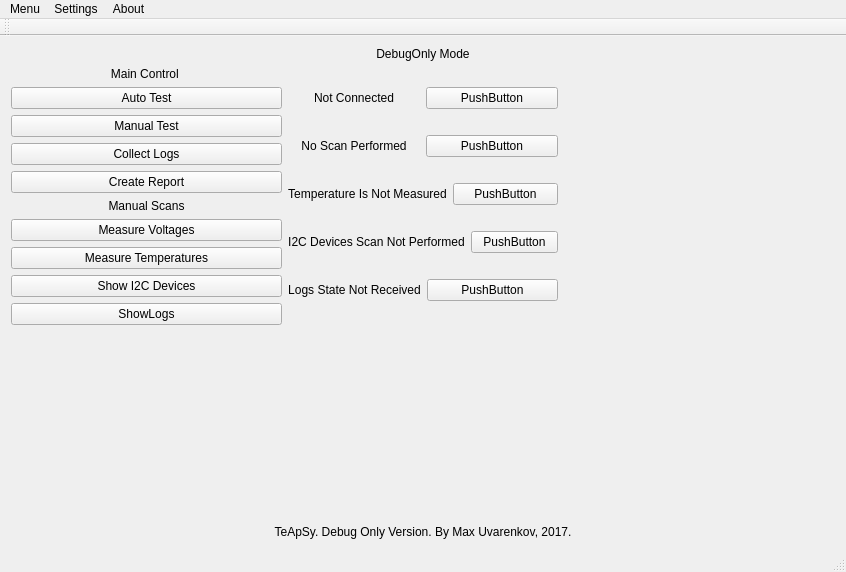
<?xml version="1.0" encoding="UTF-8"?>
<ui version="4.0">
 <class>MainWindow</class>
 <widget class="QMainWindow" name="MainWindow">
  <property name="geometry">
   <rect>
    <x>0</x>
    <y>0</y>
    <width>846</width>
    <height>572</height>
   </rect>
  </property>
  <property name="windowTitle">
   <string>MainWindow</string>
  </property>
  <widget class="QWidget" name="centralWidget">
   <layout class="QGridLayout" name="gridLayout">
    <item row="3" column="0">
     <layout class="QHBoxLayout" name="lt_MainBoardWidget">
      <item>
       <widget class="MainBoardWidget" name="wt_MainBoard" native="true">
        <property name="sizePolicy">
         <sizepolicy hsizetype="Minimum" vsizetype="Expanding">
          <horstretch>0</horstretch>
          <verstretch>0</verstretch>
         </sizepolicy>
        </property>
       </widget>
      </item>
     </layout>
    </item>
    <item row="5" column="0">
     <layout class="QVBoxLayout" name="lt_Status">
      <item>
       <widget class="QLabel" name="lbl_AboutProgramm">
        <property name="sizePolicy">
         <sizepolicy hsizetype="Preferred" vsizetype="Minimum">
          <horstretch>0</horstretch>
          <verstretch>0</verstretch>
         </sizepolicy>
        </property>
        <property name="text">
         <string>TeApSy. Debug Only Version. By Max Uvarenkov, 2017.</string>
        </property>
        <property name="alignment">
         <set>Qt::AlignCenter</set>
        </property>
       </widget>
      </item>
     </layout>
    </item>
    <item row="1" column="0">
     <layout class="QVBoxLayout" name="lt_ProgramMode">
      <item>
       <widget class="QLabel" name="lbl_ProgramMode">
        <property name="text">
         <string>DebugOnly Mode</string>
        </property>
        <property name="alignment">
         <set>Qt::AlignCenter</set>
        </property>
       </widget>
      </item>
     </layout>
    </item>
    <item row="2" column="0">
     <layout class="QHBoxLayout" name="lt_Controls">
      <item>
       <layout class="QVBoxLayout" name="lt_ControlButtons">
        <item>
         <layout class="QVBoxLayout" name="lt_ButtonsMainControl">
          <item>
           <widget class="QLabel" name="lbl_MainControl">
            <property name="text">
             <string>Main Control </string>
            </property>
            <property name="alignment">
             <set>Qt::AlignCenter</set>
            </property>
           </widget>
          </item>
          <item>
           <widget class="QPushButton" name="btn_AutoTest">
            <property name="text">
             <string>Auto Test</string>
            </property>
           </widget>
          </item>
          <item>
           <widget class="QPushButton" name="btn_ManualTest">
            <property name="text">
             <string>Manual Test</string>
            </property>
           </widget>
          </item>
          <item>
           <widget class="QPushButton" name="btn_CollectLogs">
            <property name="text">
             <string>Collect Logs</string>
            </property>
           </widget>
          </item>
          <item>
           <widget class="QPushButton" name="btn_CreateReport">
            <property name="text">
             <string>Create Report</string>
            </property>
           </widget>
          </item>
         </layout>
        </item>
        <item>
         <layout class="QVBoxLayout" name="lt_ButtonsWindowSwitches">
          <item>
           <widget class="QLabel" name="lbl_WindowSwitches">
            <property name="text">
             <string>Manual Scans</string>
            </property>
            <property name="alignment">
             <set>Qt::AlignCenter</set>
            </property>
           </widget>
          </item>
          <item>
           <widget class="QPushButton" name="btn_MeasureVoltages">
            <property name="text">
             <string>Measure Voltages</string>
            </property>
           </widget>
          </item>
          <item>
           <widget class="QPushButton" name="btn_MeasureTemperatures">
            <property name="text">
             <string>Measure Temperatures</string>
            </property>
           </widget>
          </item>
          <item>
           <widget class="QPushButton" name="btn_ShowI2CDevices">
            <property name="text">
             <string>Show I2C Devices</string>
            </property>
           </widget>
          </item>
          <item>
           <widget class="QPushButton" name="btn_ShowLogs">
            <property name="text">
             <string>ShowLogs</string>
            </property>
           </widget>
          </item>
         </layout>
        </item>
       </layout>
      </item>
      <item>
       <layout class="QVBoxLayout" name="lt_StatusLbls">
        <item>
         <layout class="QHBoxLayout" name="lt_ConnectionState">
          <item>
           <widget class="QLabel" name="lbl_ConnectionState">
            <property name="text">
             <string>Not Connected</string>
            </property>
            <property name="alignment">
             <set>Qt::AlignCenter</set>
            </property>
           </widget>
          </item>
          <item>
           <widget class="QPushButton" name="btn_LedConnectionState">
            <property name="text">
             <string>PushButton</string>
            </property>
           </widget>
          </item>
         </layout>
        </item>
        <item>
         <layout class="QHBoxLayout" name="lt_VoltageScanResults">
          <item>
           <widget class="QLabel" name="lbl_VoltageScanResults">
            <property name="text">
             <string>No Scan Performed</string>
            </property>
            <property name="alignment">
             <set>Qt::AlignCenter</set>
            </property>
           </widget>
          </item>
          <item>
           <widget class="QPushButton" name="btn_LedVoltageState">
            <property name="text">
             <string>PushButton</string>
            </property>
           </widget>
          </item>
         </layout>
        </item>
        <item>
         <layout class="QHBoxLayout" name="lt_TemperaturesStates">
          <item>
           <widget class="QLabel" name="lbl_TemperatureState">
            <property name="text">
             <string>Temperature Is Not Measured</string>
            </property>
            <property name="alignment">
             <set>Qt::AlignCenter</set>
            </property>
           </widget>
          </item>
          <item>
           <widget class="QPushButton" name="btn_LedTemperatureState">
            <property name="text">
             <string>PushButton</string>
            </property>
           </widget>
          </item>
         </layout>
        </item>
        <item>
         <layout class="QHBoxLayout" name="lt_I2CDevicesScan">
          <item>
           <widget class="QLabel" name="lbl_LedI2CScan">
            <property name="text">
             <string>I2C Devices Scan Not Performed</string>
            </property>
            <property name="alignment">
             <set>Qt::AlignCenter</set>
            </property>
           </widget>
          </item>
          <item>
           <widget class="QPushButton" name="btn_I2CScan">
            <property name="text">
             <string>PushButton</string>
            </property>
           </widget>
          </item>
         </layout>
        </item>
        <item>
         <layout class="QHBoxLayout" name="lt_LogsState">
          <item>
           <widget class="QLabel" name="lbl_LogsState">
            <property name="text">
             <string>Logs State Not Received</string>
            </property>
            <property name="alignment">
             <set>Qt::AlignCenter</set>
            </property>
           </widget>
          </item>
          <item>
           <widget class="QPushButton" name="btn_LedLogs">
            <property name="text">
             <string>PushButton</string>
            </property>
           </widget>
          </item>
         </layout>
        </item>
       </layout>
      </item>
      <item>
       <layout class="QVBoxLayout" name="lt_MeasuredValues">
        <item>
         <widget class="MeasuredValues" name="wt_MeasuredValues" native="true"/>
        </item>
       </layout>
      </item>
      <item>
       <layout class="QVBoxLayout" name="lt_I2C_DevicesFound"/>
      </item>
     </layout>
    </item>
   </layout>
  </widget>
  <widget class="QMenuBar" name="menuBar">
   <property name="geometry">
    <rect>
     <x>0</x>
     <y>0</y>
     <width>846</width>
     <height>20</height>
    </rect>
   </property>
   <widget class="QMenu" name="menuMenu">
    <property name="title">
     <string>Menu</string>
    </property>
   </widget>
   <widget class="QMenu" name="menuSettings">
    <property name="title">
     <string>Settings</string>
    </property>
   </widget>
   <widget class="QMenu" name="menuAbout">
    <property name="title">
     <string>About</string>
    </property>
   </widget>
   <addaction name="menuMenu"/>
   <addaction name="menuSettings"/>
   <addaction name="menuAbout"/>
  </widget>
  <widget class="QToolBar" name="mainToolBar">
   <attribute name="toolBarArea">
    <enum>TopToolBarArea</enum>
   </attribute>
   <attribute name="toolBarBreak">
    <bool>false</bool>
   </attribute>
  </widget>
  <widget class="QStatusBar" name="statusBar"/>
 </widget>
 <layoutdefault spacing="6" margin="11"/>
 <customwidgets>
  <customwidget>
   <class>MainBoardWidget</class>
   <extends>QWidget</extends>
   <header location="global">mainboardwidget.h</header>
   <container>1</container>
  </customwidget>
  <customwidget>
   <class>MeasuredValues</class>
   <extends>QWidget</extends>
   <header location="global">measuredvalues.h</header>
   <container>1</container>
  </customwidget>
 </customwidgets>
 <resources/>
 <connections/>
</ui>
